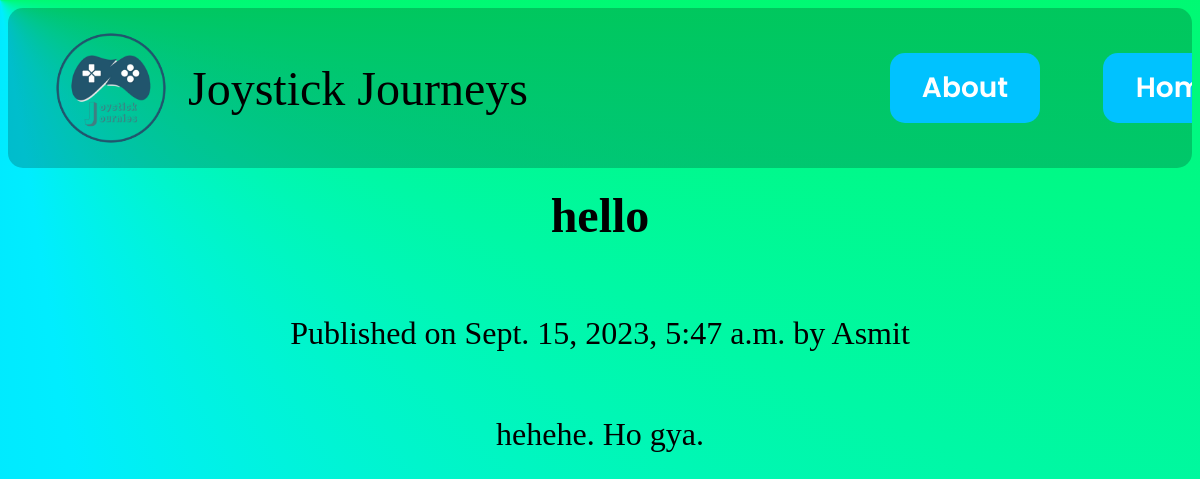
Page /blogs/hello/ on the committed database.
### Blog/models.py (models this page shows, shortened)
class Post(models.Model):
    class Status(models.TextChoices):
        DRAFT = "DF", "Draft"
        PUBLISHED = "PB", "Published"
    class Genre(models.TextChoices):
        SHOOTER = 'Shooter', 'Shooter'
        CHOICEBASED = 'Choice Matters', 'Choice Matters'
        ADVENTURE = 'Adventure', 'Adventure'
        STRATEGY = 'Strategy', 'Strategy'
    title = models.CharField(max_length = 250)
    slug = models.SlugField(max_length = 250)
    author = models.CharField(max_length=50)
    body = models.TextField()
    publish = models.DateTimeField(default = timezone.now)
    created = models.DateTimeField(auto_now_add = True)
    updated = models.DateTimeField(auto_now = True)
    genres = models.CharField(max_length=100, choices=Genre.choices)
    status = models.CharField(max_length = 2, choices=Status.choices, default=Status.DRAFT)
    objects = models.Manager()
    published = PublishedManager()
    class Meta:
        ordering = ['-publish']
        indexes = [
            models.Index(fields = ['-publish']),
            models.Index(fields=['genres']),
        ]

### Blog/views.py (the view)
# urls.py: path('blogs/<str:slug>/', v.DynamicBlogView, name='Blog'),
def DynamicBlogView(request, slug):
    obj = get_object_or_404(Post, slug = slug)
    context = {
        'post': obj,
        'curr_user': str(request.user),
        'author': str(obj.author),
    }
    return render(request, 'Blog/blog.html', context)

### templates/Blog/blog.html (shortened to what this page needs)
{% extends 'base.html' %}
{% load static %}
{% block content %}
    <div class="blogs">
        <div class="blogs-child"></div>
        <div class="blogs-item"></div>
        {% if curr_user == author %}
            <a class = 'button about' href = "/../blogs/{{ post.id }}/update/"> Edit </a>
            <a class = 'button blogs1' href = "/../blogs/{{ post.slug }}/delete/"> Delete </a>
            <a class = 'button profile' href = "/../user/{{ post.author }}/"> Profile </a>
        {% else %}
            <a class = 'button about' href = '/../about/'> About </a>
            <a class = 'button blogs1' href = '/../home/'> Home </a>
        {% endif %}
        <img class="logo" alt="Logo" src= "{% static "pages/images/Logo.png" %}"/>
        <div class = 'blog-content'>
            <h2>
                {{ post.title }}
            </h2>
            <p class="date">
                Published on {{ post.publish }} by {{ post.author }}
            </p>
            <p>
                {{ post.body }}
            </p>
        </div>
        <div class="joystick-journeys">Joystick Journeys</div>
    </div>
{% endblock %}

### templates/Blog/blog.html (style rules this page uses)
.blogs-child, .blogs-item { position: absolute; top: 0; left: 0; width: 100%; border-radius: 15px; }
.blogs-child { height: 695px; }
.blogs-item { background: linear-gradient(rgba(0, 0, 0, 0.2), rgba(0, 0, 0, 0.2)); height: 160px; }
.about, .blogs1 { top: 45px; width: 150px; height: 70px; }
.about { position: absolute; left: 882px; border-radius: 25px; }
.blogs1 { left: 1095px; }
.blogs1, .profile { position: absolute; border-radius: 25px; }
.logo { position: absolute; top: 25px; left: 48px; border-radius: 50%; width: 110px; height: 110px; object-fit: cover; }
.joystick-journeys, .the-latest-news { position: absolute; top: 191px; left: 246px; display: flex; align-items: center; justify-content: center; width: 1019px; height: 80px; }
.joystick-journeys { top: 36px; left: 180px; font-size: 48px; width: 588px; height: 88px; display: flex; text-align: left; justify-content: flex-start; }
.blogs { position: relative; width: 100%; height: 695px; overflow: hidden; text-align: center; font-size: 32px; }
.button { color: white; text-decoration: none; background-color: #00C2FF; border-radius: 15px; display: flex; justify-content: center; text-align: center; line-height: 70px; font-family: Poppins; font-size: 28px; font-weight: 600; }
.blog-content { position: relative; display: flex; top: 140px; flex-wrap: wrap; align-items: center; justify-content: center; flex-direction: column; }

### rows in the picture
Post: title "hello", publish "Sept. 15, 2023, 5:47 a.m.", author "Asmit", body "hehehe. Ho gya."
